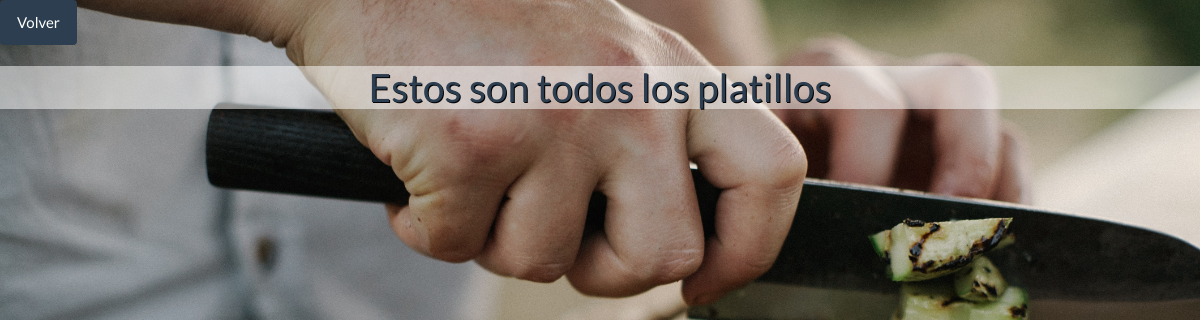
Page /platillo/ver (signed in) on the earlier database version.
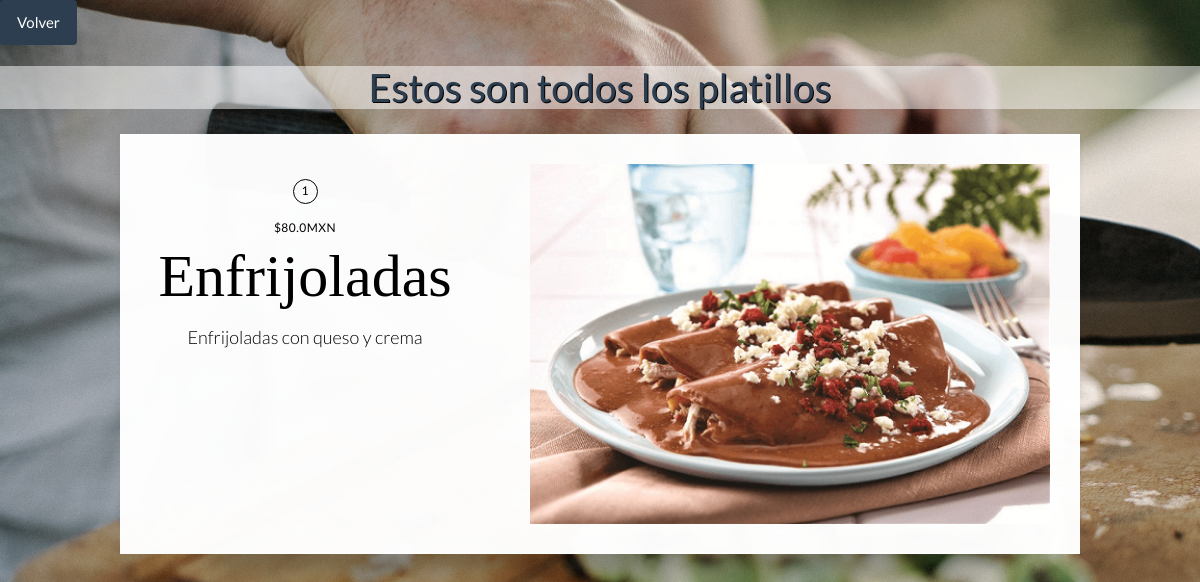
Same page on the later database version.
### platillo/models.py (models this page shows, shortened)
class Platillo(models.Model):
    id = models.AutoField(primary_key=True)
    nombre = models.CharField(max_length=200, unique=True)
    descripcion = models.CharField(max_length=500, null=True)
    precio = models.FloatField(null=False, default=0)
    imagen = models.ImageField(null=True, upload_to=directorio_imagen)
    categoria = models.ForeignKey(
        'categoria.Categoria', on_delete=models.CASCADE)
    class Meta:
        db_table = 'platillo'
        verbose_name_plural = "Platillos"

### platillo/urls.py (the view)
    def _inner(request, *args, **kwargs):
        if not request.user.is_superuser:
            raise PermissionDenied
        return function(request, *args, **kwargs)

### platillo/urls.py (called while the page is built)
def superuser_only(function):
    def _inner(request, *args, **kwargs):
        if not request.user.is_superuser:
            raise PermissionDenied
        return function(request, *args, **kwargs)
    return _inner

### platillo/views.py (called while the page is built)
    def get(self, request):
        platillos = Platillo.objects.all()
        contexto = {"platillos": platillos}
        return render(request, self.template, contexto)

### platillo/templates/platillo/ver_platillos.html (shortened to what this page needs)
{% load static %}
<link rel="stylesheet" type="text/css" href={% static 'platillo/css/ver_platillos.css'%}>
<link rel="stylesheet" href="{% static 'css/bootstrap.min.css' %}">
<div class="return-btn" style="text-align: start">
        <a class="btn btn-primary" href="../../../platillo/">Volver</a>
</div>
<h1>Estos son todos los platillos</h1>
{% for platillo_original in platillos%}
    <div id="{{platillo.id}}">
        <div class="card-container">
  <div class="card u-clearfix">
    <div class="card-body">
      <span class="card-number card-circle subtle">{{platillo_original.id}}</span>
      <span class="card-author subtle">${{platillo_original.precio}}MXN</span>
      <h2 class="card-title">{{platillo_original.nombre}}</h2>
      <span class="card-description subtle">{{platillo_original.descripcion}}</span>
    </div>
    <img src="{{platillo_original.imagen.url}}" alt="" class="card-media" height="360" width="auto"/>
  </div>
</div><br>
    </div>
{% endfor %}

### platillo/static/platillo/css/ver_platillos.css (style rules this page uses)
h1 { margin-top: 30px; background: rgba(255, 255, 255, 0.5); text-shadow: 1px 1px black; }
*, *:before, *:after { box-sizing: inherit; }
.u-clearfix:before, .u-clearfix:after { content: " "; display: table; }
.u-clearfix:after { clear: both; }
.u-clearfix { *zoom: 1; }
.subtle { color: black; }
.card-container { margin: 25px auto 0; position: relative; width: 80vw; }
.card { background-color: rgba(255, 255, 255, 0.979); padding: 30px; position: relative; box-shadow: 0 0 5px rgba(75, 75, 75, 0.07); z-index: 1; }
.card-body { display: inline-block; float: left; width: 310px; }
.card-number { margin-top: 15px; }
.card-circle { border: 1px solid black; border-radius: 50%; display: inline-block; line-height: 22px; font-size: 12px; height: 25px; text-align: center; width: 25px; }
.card-author { display: block; font-size: 12px; letter-spacing: 0.5px; margin: 15px 0 0; text-transform: uppercase; }
.card-title { font-family: "Cormorant Garamond", serif; color: black; font-size: 60px; font-weight: 300; line-height: 60px; margin: 10px 0; }
.card-description { display: inline-block; font-weight: 300; line-height: 22px; margin: 10px 0; font-size: larger; }
.card-media { float: right; }

Differences in the rows shown:
added Platillo: id "1", precio "80.0", nombre "Enfrijoladas", descripcion "Enfrijoladas con queso y crema", imagen (picture)
